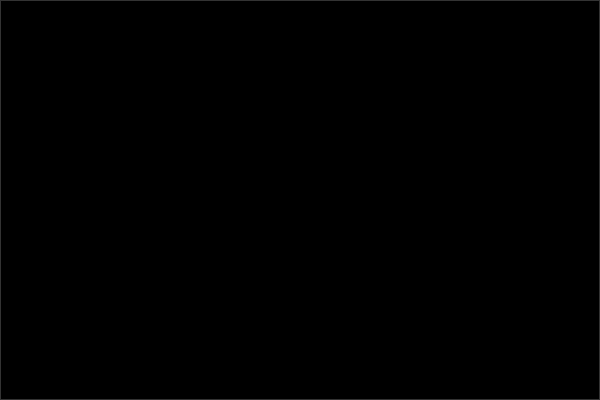
Frame 1 (no input)
Frame 60 (the mouse pressed at the canvas centre just before this capture): identical to frame 1, image omitted
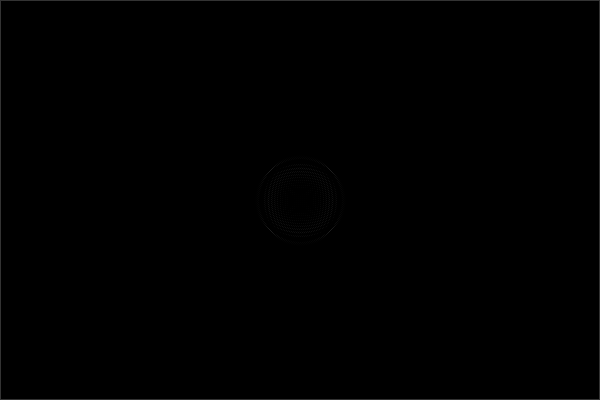
Frame 120 (the mouse held since frame 60 and released just before this capture)

The Processing sketch that drew these frames (run headless with seeded random() and noise(); from frame 60 on, the mouse is pressed at the canvas centre):

// Processing sketch: water_ripple
// ── water_ripple.pde
float[][] current;
float[][] previous;
float damping = 0.98;

void setup() {
  size(600, 400);
  
  current = new float[width][height];
  previous = new float[width][height];
  
  //for (int i = 1; i < width - 1; i++) {
  //  for (int j = 1; j < height - 1; j++) {
  //    current[i][j] = 255;
  //    previous[i][j] = 255;
  //  }
  //}
  
  background(51);
}

void mousePressed() {
 previous[mouseX][mouseY] = 1000; 
}

void mouseDragged() {
 previous[mouseX][mouseY] = 1000; 
}


void draw() {
  
  loadPixels();
  for (int i = 1; i < width - 1; i++) {
    for (int j = 1; j < height - 1; j++) {
      current[i][j] = (
        previous[i - 1][j   ] +
        previous[i + 1][j   ] +
        previous[i    ][j - 1] +
        previous[i    ][j + 1]) / 2 - (current[i][j]);
        current[i][j] = current[i][j] * damping;

      int index = i + j * width;
      pixels[index] = color(current[i][j]);
    }
  }
  updatePixels();


  float[][] temp = previous;
  previous = current;
  current = temp;
}
